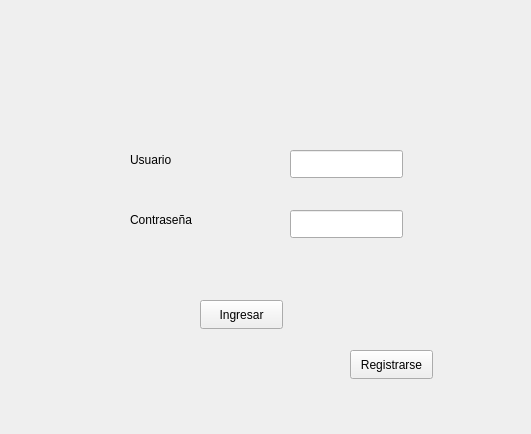
<?xml version="1.0" encoding="UTF-8"?>
<ui version="4.0">
 <class>Login</class>
 <widget class="QWidget" name="Login">
  <property name="geometry">
   <rect>
    <x>0</x>
    <y>0</y>
    <width>531</width>
    <height>434</height>
   </rect>
  </property>
  <property name="windowTitle">
   <string>Login</string>
  </property>
  <widget class="QLabel" name="lUsuario">
   <property name="geometry">
    <rect>
     <x>130</x>
     <y>150</y>
     <width>63</width>
     <height>20</height>
    </rect>
   </property>
   <property name="text">
    <string>Usuario</string>
   </property>
  </widget>
  <widget class="QLabel" name="lClave">
   <property name="geometry">
    <rect>
     <x>130</x>
     <y>210</y>
     <width>81</width>
     <height>20</height>
    </rect>
   </property>
   <property name="text">
    <string>Contraseña</string>
   </property>
  </widget>
  <widget class="QLineEdit" name="leUsuario">
   <property name="geometry">
    <rect>
     <x>290</x>
     <y>150</y>
     <width>113</width>
     <height>28</height>
    </rect>
   </property>
  </widget>
  <widget class="QLineEdit" name="leClave">
   <property name="geometry">
    <rect>
     <x>290</x>
     <y>210</y>
     <width>113</width>
     <height>28</height>
    </rect>
   </property>
  </widget>
  <widget class="QPushButton" name="pushButton">
   <property name="geometry">
    <rect>
     <x>200</x>
     <y>300</y>
     <width>83</width>
     <height>29</height>
    </rect>
   </property>
   <property name="text">
    <string>Ingresar</string>
   </property>
  </widget>
  <widget class="QPushButton" name="pushButton_2">
   <property name="geometry">
    <rect>
     <x>350</x>
     <y>350</y>
     <width>83</width>
     <height>29</height>
    </rect>
   </property>
   <property name="text">
    <string>Registrarse</string>
   </property>
  </widget>
 </widget>
 <resources/>
 <connections/>
</ui>
